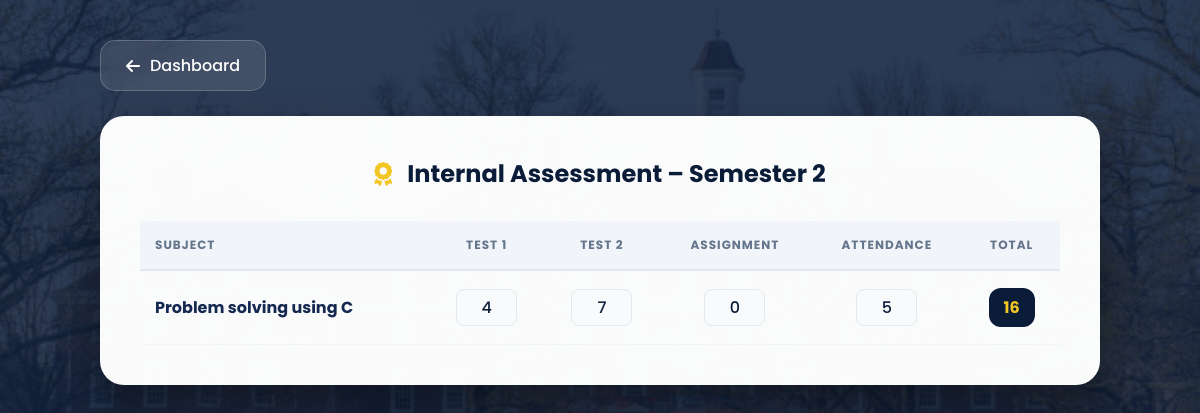
/student/marks/ (signed in), run on an earlier commit of the app's database.
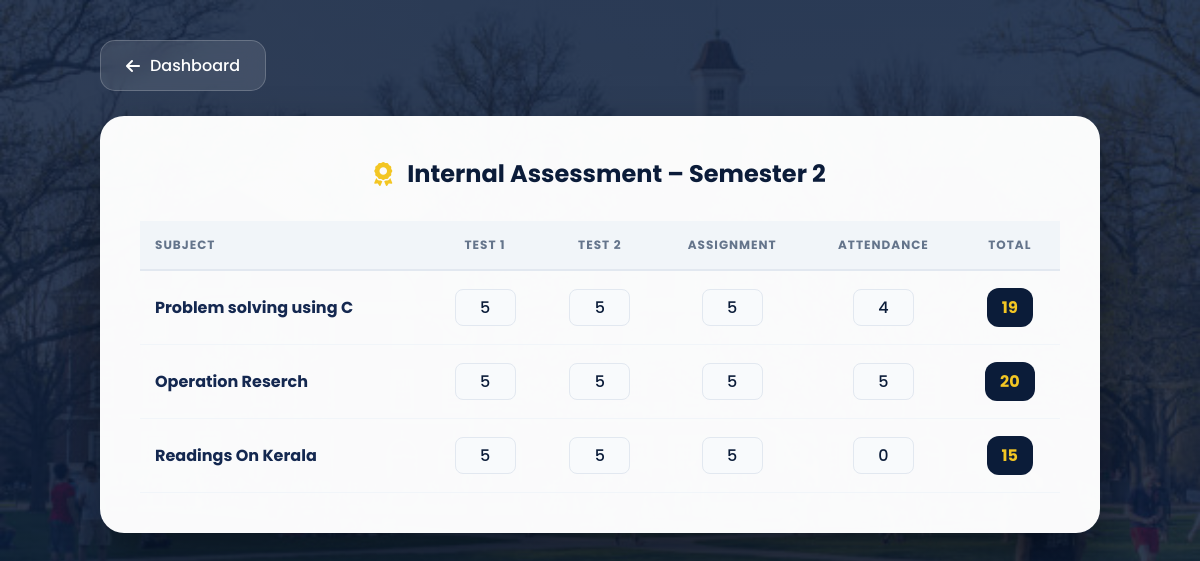
And on a later commit of the database.
### internal_marks/models.py (models this page shows, shortened)
class InternalMark(models.Model):
    STATUS_CHOICES = (
        ('Draft', 'Draft'),
        ('Submitted', 'Submitted'),
        ('Approved', 'Approved'),
    )
    student = models.ForeignKey(Student, on_delete=models.CASCADE)
    subject = models.ForeignKey(Subject, on_delete=models.CASCADE)
    timetable = models.ForeignKey(
        TimeTable,
        on_delete=models.CASCADE
    )
    test1 = models.PositiveIntegerField(default=0)
    test2 = models.PositiveIntegerField(default=0)
    assignment = models.PositiveIntegerField(default=0)
    attendance_mark = models.PositiveIntegerField(default=0)
    total_internal = models.PositiveIntegerField(default=0)
    status = models.CharField(
        max_length=10,
        choices=STATUS_CHOICES,
        default='Draft'
    )
    class Meta:
        unique_together = ('student', 'subject', 'timetable')

### teachers/models.py (models this page shows, shortened)
class Subject(models.Model):
    name = models.CharField(max_length=100)
    course = models.CharField(max_length=20, choices=Student.COURSE_CHOICES)
    semester = models.PositiveIntegerField(choices=Student.SEMESTER_CHOICES)

### students/views.py (the view)
# urls.py: path('marks/', views.student_internal_marks, name='student-marks'),
@login_required(login_url='student-login')
def student_internal_marks(request):
    student = get_object_or_404(Student, user=request.user)
    current_semester = student.semester  # 🔥 CURRENT SEM
    marks = InternalMark.objects.filter(
        student=student,
        timetable__semester=current_semester,     # ✅ KEY LINE
        status='Approved'
    )
    return render(request, 'student/internal_marks.html', {
        'marks': marks,
        'current_semester': current_semester
    })

### notifications/context_processors.py (called while the page is built)
def notification_count(request):
    if request.user.is_authenticated:
        count = Notification.objects.filter(
            recipient=request.user,
            is_read=False
        ).count()
    else:
        count = 0
    return {
        'unread_notification_count': count
    }

### templates/student/internal_marks.html (shortened to what this page needs)
{% load static %}
<!DOCTYPE html>
<html lang="en">
<head>
    <link rel="stylesheet" href="https://cdnjs.cloudflare.com/ajax/libs/font-awesome/6.5.1/css/all.min.css">
</head>
<body>
<div class="container">
    <a href="{% url 'student-dashboard' %}" class="back-btn">
        <i class="fas fa-arrow-left"></i> Dashboard
    </a>
    <div class="marks-card">
        <h2>
    <i class="fas fa-award" style="color: var(--gold);"></i>
    Internal Assessment – Semester {{ current_semester }}
</h2>
        <div class="table-responsive">
            {% if marks %}
                <table>
                    <thead>
                        <tr>
                            <th style="text-align: left;">Subject</th>
                            <th>Test 1</th>
                            <th>Test 2</th>
                            <th>Assignment</th>
                            <th>Attendance</th>
                            <th>Total</th>
                        </tr>
                    </thead>
                    <tbody>
                        {% for m in marks %}
                        <tr>
                            <td class="subject-name">{{ m.subject.name }}</td>
                            <td><span class="score-box">{{ m.test1 }}</span></td>
                            <td><span class="score-box">{{ m.test2 }}</span></td>
                            <td><span class="score-box">{{ m.assignment }}</span></td>
                            <td><span class="score-box">{{ m.attendance_mark }}</span></td>
                            <td>
                                <span class="total-pill">{{ m.total_internal }}</span>
                            </td>
                        </tr>
                        {% endfor %}
                    </tbody>
                </table>
            {% else %}
                <div class="empty-state">
                    <i class="fas fa-file-signature"></i>
                    <p>No internal marks have been uploaded yet.</p>
                </div>
            {% endif %}
        </div>
    </div>
</div>
</body>
</html>

What changed in the data, as far as the page shows it:
changed InternalMark "Problem solving using C": test1 "4" → "5"; test2 "7" → "5"; assignment "0" → "5"; attendance_mark "5" → "4"; total_internal "16" → "19"
added InternalMark: subject.name "Operation Reserch", test1 "5", test2 "5", assignment "5", attendance_mark "5", total_internal "20"
added InternalMark: subject.name "Readings On Kerala", test1 "5", test2 "5", assignment "5", attendance_mark "0", total_internal "15"
